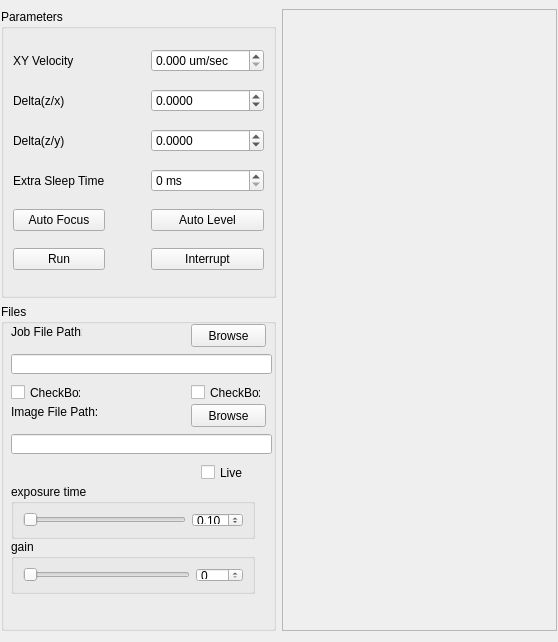
<?xml version="1.0" encoding="UTF-8"?>
<ui version="4.0">
 <class>main_QWidget</class>
 <widget class="QWidget" name="main_QWidget">
  <property name="geometry">
   <rect>
    <x>0</x>
    <y>0</y>
    <width>558</width>
    <height>642</height>
   </rect>
  </property>
  <property name="windowTitle">
   <string>Form</string>
  </property>
  <layout class="QHBoxLayout" name="main_horizontalLayout">
   <property name="leftMargin">
    <number>1</number>
   </property>
   <property name="topMargin">
    <number>9</number>
   </property>
   <property name="rightMargin">
    <number>1</number>
   </property>
   <item>
    <widget class="QWidget" name="settings_verticalWidget" native="true">
     <property name="maximumSize">
      <size>
       <width>275</width>
       <height>16777215</height>
      </size>
     </property>
     <layout class="QVBoxLayout" name="settings_verticalLayout">
      <property name="leftMargin">
       <number>0</number>
      </property>
      <property name="topMargin">
       <number>0</number>
      </property>
      <property name="rightMargin">
       <number>0</number>
      </property>
      <property name="bottomMargin">
       <number>0</number>
      </property>
      <item>
       <widget class="QGroupBox" name="groupBox">
        <property name="sizePolicy">
         <sizepolicy hsizetype="Preferred" vsizetype="Minimum">
          <horstretch>0</horstretch>
          <verstretch>0</verstretch>
         </sizepolicy>
        </property>
        <property name="maximumSize">
         <size>
          <width>16777215</width>
          <height>289</height>
         </size>
        </property>
        <property name="title">
         <string>Parameters</string>
        </property>
        <layout class="QGridLayout" name="gridLayout">
         <item row="4" column="3">
          <widget class="QDoubleSpinBox" name="ExtraSleepTime_doubleSpinBox">
           <property name="suffix">
            <string> ms</string>
           </property>
           <property name="decimals">
            <number>0</number>
           </property>
           <property name="singleStep">
            <double>0.000100000000000</double>
           </property>
          </widget>
         </item>
         <item row="5" column="3">
          <widget class="QPushButton" name="AutoLevel_PushButton">
           <property name="text">
            <string>Auto Level</string>
           </property>
          </widget>
         </item>
         <item row="1" column="0" colspan="2">
          <widget class="QLabel" name="Vxy">
           <property name="text">
            <string>XY Velocity</string>
           </property>
          </widget>
         </item>
         <item row="5" column="0">
          <widget class="QPushButton" name="AutoFocus_PushButton">
           <property name="text">
            <string>Auto Focus</string>
           </property>
          </widget>
         </item>
         <item row="3" column="0" colspan="3">
          <widget class="QLabel" name="label">
           <property name="text">
            <string>Delta(z/y)</string>
           </property>
          </widget>
         </item>
         <item row="3" column="3">
          <widget class="QDoubleSpinBox" name="delta_zy_doubleSpinBox">
           <property name="suffix">
            <string/>
           </property>
           <property name="decimals">
            <number>4</number>
           </property>
           <property name="minimum">
            <double>-1.000000000000000</double>
           </property>
           <property name="maximum">
            <double>1.000000000000000</double>
           </property>
           <property name="singleStep">
            <double>0.000100000000000</double>
           </property>
          </widget>
         </item>
         <item row="1" column="3">
          <widget class="QDoubleSpinBox" name="Vxy_doubleSpinBox">
           <property name="suffix">
            <string> um/sec</string>
           </property>
           <property name="decimals">
            <number>3</number>
           </property>
           <property name="maximum">
            <double>100.000000000000000</double>
           </property>
           <property name="singleStep">
            <double>0.001000000000000</double>
           </property>
          </widget>
         </item>
         <item row="2" column="0" colspan="3">
          <widget class="QLabel" name="res_mode_label">
           <property name="text">
            <string>Delta(z/x)</string>
           </property>
          </widget>
         </item>
         <item row="4" column="0">
          <widget class="QLabel" name="camera_index_label_2">
           <property name="text">
            <string>Extra Sleep Time</string>
           </property>
          </widget>
         </item>
         <item row="6" column="3">
          <widget class="QPushButton" name="interrupt_pushButton">
           <property name="text">
            <string>Interrupt</string>
           </property>
          </widget>
         </item>
         <item row="2" column="3">
          <widget class="QDoubleSpinBox" name="delta_zx_doubleSpinBox">
           <property name="decimals">
            <number>4</number>
           </property>
           <property name="minimum">
            <double>-1.000000000000000</double>
           </property>
           <property name="maximum">
            <double>1.000000000000000</double>
           </property>
           <property name="singleStep">
            <double>0.000100000000000</double>
           </property>
          </widget>
         </item>
         <item row="6" column="0">
          <widget class="QPushButton" name="start_pushButton">
           <property name="text">
            <string>Run</string>
           </property>
          </widget>
         </item>
        </layout>
       </widget>
      </item>
      <item>
       <widget class="QGroupBox" name="groupBox_2">
        <property name="title">
         <string>Files</string>
        </property>
        <widget class="QLabel" name="label_2">
         <property name="geometry">
          <rect>
           <x>10</x>
           <y>20</y>
           <width>71</width>
           <height>16</height>
          </rect>
         </property>
         <property name="text">
          <string>Job File Path:</string>
         </property>
        </widget>
        <widget class="QLineEdit" name="Job_File_lineEdit">
         <property name="geometry">
          <rect>
           <x>10</x>
           <y>50</y>
           <width>261</width>
           <height>20</height>
          </rect>
         </property>
        </widget>
        <widget class="QPushButton" name="JobFileBrowseButton">
         <property name="geometry">
          <rect>
           <x>190</x>
           <y>20</y>
           <width>75</width>
           <height>23</height>
          </rect>
         </property>
         <property name="text">
          <string>Browse</string>
         </property>
        </widget>
        <widget class="QLabel" name="label_3">
         <property name="geometry">
          <rect>
           <x>10</x>
           <y>100</y>
           <width>91</width>
           <height>16</height>
          </rect>
         </property>
         <property name="text">
          <string>Image File Path:</string>
         </property>
        </widget>
        <widget class="QLineEdit" name="Img_File_lineEdit">
         <property name="geometry">
          <rect>
           <x>10</x>
           <y>130</y>
           <width>261</width>
           <height>20</height>
          </rect>
         </property>
        </widget>
        <widget class="QPushButton" name="ImgFileBrowseButton">
         <property name="geometry">
          <rect>
           <x>190</x>
           <y>100</y>
           <width>75</width>
           <height>23</height>
          </rect>
         </property>
         <property name="text">
          <string>Browse</string>
         </property>
        </widget>
        <widget class="QCheckBox" name="mode_line">
         <property name="geometry">
          <rect>
           <x>10</x>
           <y>80</y>
           <width>70</width>
           <height>17</height>
          </rect>
         </property>
         <property name="text">
          <string>CheckBox</string>
         </property>
        </widget>
        <widget class="QCheckBox" name="mode_pnt">
         <property name="geometry">
          <rect>
           <x>190</x>
           <y>80</y>
           <width>70</width>
           <height>17</height>
          </rect>
         </property>
         <property name="text">
          <string>CheckBox</string>
         </property>
        </widget>
        <widget class="QPushButton" name="pushButton">
         <property name="geometry">
          <rect>
           <x>670</x>
           <y>150</y>
           <width>75</width>
           <height>23</height>
          </rect>
         </property>
         <property name="text">
          <string>PushButton</string>
         </property>
        </widget>
        <widget class="QGroupBox" name="exposure_GroupBox">
         <property name="geometry">
          <rect>
           <x>10</x>
           <y>180</y>
           <width>244</width>
           <height>55</height>
          </rect>
         </property>
         <property name="title">
          <string>exposure time</string>
         </property>
         <layout class="QHBoxLayout" name="horizontalLayout_4">
          <property name="leftMargin">
           <number>9</number>
          </property>
          <property name="topMargin">
           <number>9</number>
          </property>
          <property name="rightMargin">
           <number>9</number>
          </property>
          <property name="bottomMargin">
           <number>9</number>
          </property>
          <item>
           <widget class="QSlider" name="exposure_horizontalSlider">
            <property name="maximum">
             <number>2</number>
            </property>
            <property name="orientation">
             <enum>Qt::Horizontal</enum>
            </property>
           </widget>
          </item>
          <item>
           <widget class="QDoubleSpinBox" name="exp_value">
            <property name="maximum">
             <double>5.000000000000000</double>
            </property>
            <property name="singleStep">
             <double>0.010000000000000</double>
            </property>
            <property name="value">
             <double>0.100000000000000</double>
            </property>
           </widget>
          </item>
         </layout>
        </widget>
        <widget class="QGroupBox" name="gain_horizontalGroupBox">
         <property name="geometry">
          <rect>
           <x>10</x>
           <y>235</y>
           <width>244</width>
           <height>55</height>
          </rect>
         </property>
         <property name="title">
          <string>gain</string>
         </property>
         <layout class="QHBoxLayout" name="horizontalLayout_7">
          <item>
           <widget class="QSlider" name="gain_horizontalSlider">
            <property name="minimum">
             <number>100</number>
            </property>
            <property name="maximum">
             <number>500</number>
            </property>
            <property name="value">
             <number>100</number>
            </property>
            <property name="orientation">
             <enum>Qt::Horizontal</enum>
            </property>
           </widget>
          </item>
          <item>
           <widget class="QDoubleSpinBox" name="gain_doubleSpinBox">
            <property name="decimals">
             <number>0</number>
            </property>
           </widget>
          </item>
         </layout>
        </widget>
        <widget class="QCheckBox" name="live_checkBox">
         <property name="geometry">
          <rect>
           <x>200</x>
           <y>160</y>
           <width>48</width>
           <height>17</height>
          </rect>
         </property>
         <property name="text">
          <string>Live</string>
         </property>
        </widget>
       </widget>
      </item>
     </layout>
    </widget>
   </item>
   <item>
    <widget class="QFrame" name="frame">
     <property name="frameShape">
      <enum>QFrame::StyledPanel</enum>
     </property>
     <property name="frameShadow">
      <enum>QFrame::Raised</enum>
     </property>
    </widget>
   </item>
  </layout>
 </widget>
 <resources/>
 <connections/>
</ui>
